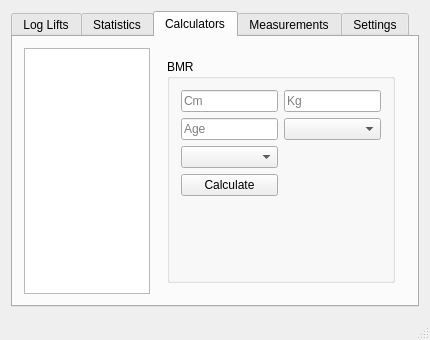
<?xml version="1.0" encoding="UTF-8"?>
<ui version="4.0">
 <class>MainWindow</class>
 <widget class="QMainWindow" name="MainWindow">
  <property name="geometry">
   <rect>
    <x>0</x>
    <y>0</y>
    <width>430</width>
    <height>340</height>
   </rect>
  </property>
  <property name="windowTitle">
   <string>Lift Log</string>
  </property>
  <widget class="QWidget" name="centralWidget">
   <layout class="QVBoxLayout" name="verticalLayout">
    <item>
     <widget class="QTabWidget" name="tabWidget">
      <property name="sizePolicy">
       <sizepolicy hsizetype="Preferred" vsizetype="Preferred">
        <horstretch>0</horstretch>
        <verstretch>0</verstretch>
       </sizepolicy>
      </property>
      <property name="currentIndex">
       <number>2</number>
      </property>
      <widget class="QWidget" name="tab_log">
       <attribute name="title">
        <string>Log Lifts</string>
       </attribute>
       <layout class="QVBoxLayout" name="verticalLayout_2">
        <item>
         <widget class="QCalendarWidget" name="calendarWidget">
          <property name="enabled">
           <bool>true</bool>
          </property>
          <property name="font">
           <font>
            <family>DejaVu Sans</family>
            <pointsize>8</pointsize>
           </font>
          </property>
          <property name="firstDayOfWeek">
           <enum>Qt::Monday</enum>
          </property>
          <property name="gridVisible">
           <bool>true</bool>
          </property>
          <property name="navigationBarVisible">
           <bool>false</bool>
          </property>
         </widget>
        </item>
        <item>
         <widget class="Line" name="line">
          <property name="font">
           <font>
            <family>DejaVu Sans</family>
            <pointsize>10</pointsize>
           </font>
          </property>
          <property name="lineWidth">
           <number>1</number>
          </property>
          <property name="orientation">
           <enum>Qt::Horizontal</enum>
          </property>
         </widget>
        </item>
        <item>
         <widget class="QGroupBox" name="groupBox">
          <property name="minimumSize">
           <size>
            <width>0</width>
            <height>0</height>
           </size>
          </property>
          <property name="title">
           <string/>
          </property>
          <layout class="QHBoxLayout" name="horizontalLayout">
           <item>
            <widget class="QComboBox" name="comboBox">
             <property name="toolTip">
              <string>Choose lift</string>
             </property>
             <property name="whatsThis">
              <string/>
             </property>
             <property name="currentText">
              <string/>
             </property>
            </widget>
           </item>
           <item>
            <spacer name="horizontalSpacer">
             <property name="orientation">
              <enum>Qt::Horizontal</enum>
             </property>
             <property name="sizeHint" stdset="0">
              <size>
               <width>110</width>
               <height>20</height>
              </size>
             </property>
            </spacer>
           </item>
           <item>
            <widget class="QLineEdit" name="lineEditWeight">
             <property name="enabled">
              <bool>false</bool>
             </property>
             <property name="text">
              <string/>
             </property>
             <property name="maxLength">
              <number>4</number>
             </property>
             <property name="placeholderText">
              <string>weight</string>
             </property>
            </widget>
           </item>
           <item>
            <widget class="QLineEdit" name="lineEditReps">
             <property name="enabled">
              <bool>false</bool>
             </property>
             <property name="maxLength">
              <number>4</number>
             </property>
             <property name="placeholderText">
              <string>reps</string>
             </property>
            </widget>
           </item>
           <item>
            <widget class="QLineEdit" name="lineEditSets">
             <property name="enabled">
              <bool>false</bool>
             </property>
             <property name="maxLength">
              <number>4</number>
             </property>
             <property name="placeholderText">
              <string>sets</string>
             </property>
            </widget>
           </item>
           <item>
            <widget class="QPushButton" name="saveBtn">
             <property name="enabled">
              <bool>false</bool>
             </property>
             <property name="text">
              <string>Save</string>
             </property>
            </widget>
           </item>
          </layout>
         </widget>
        </item>
       </layout>
      </widget>
      <widget class="QWidget" name="tab_stat">
       <attribute name="title">
        <string>Statistics</string>
       </attribute>
      </widget>
      <widget class="QWidget" name="tab_cal">
       <attribute name="title">
        <string>Calculators</string>
       </attribute>
       <layout class="QGridLayout" name="gridLayout_3">
        <item row="0" column="0">
         <widget class="QListWidget" name="cal_menu_lst">
          <property name="sortingEnabled">
           <bool>false</bool>
          </property>
         </widget>
        </item>
        <item row="0" column="1">
         <widget class="QStackedWidget" name="stackedWidget">
          <property name="minimumSize">
           <size>
            <width>250</width>
            <height>0</height>
           </size>
          </property>
          <property name="currentIndex">
           <number>0</number>
          </property>
          <widget class="QWidget" name="page">
           <layout class="QVBoxLayout" name="verticalLayout_6">
            <item>
             <widget class="QGroupBox" name="BMR_groupbox">
              <property name="title">
               <string>BMR</string>
              </property>
              <layout class="QGridLayout" name="gridLayout_5">
               <item row="0" column="0">
                <widget class="QLineEdit" name="bmr_cm_in">
                 <property name="maximumSize">
                  <size>
                   <width>16777215</width>
                   <height>16777215</height>
                  </size>
                 </property>
                 <property name="inputMask">
                  <string/>
                 </property>
                 <property name="text">
                  <string/>
                 </property>
                 <property name="maxLength">
                  <number>5</number>
                 </property>
                 <property name="placeholderText">
                  <string>Cm</string>
                 </property>
                </widget>
               </item>
               <item row="0" column="1">
                <widget class="QLineEdit" name="bmr_kg_in">
                 <property name="enabled">
                  <bool>true</bool>
                 </property>
                 <property name="maximumSize">
                  <size>
                   <width>16777215</width>
                   <height>16777215</height>
                  </size>
                 </property>
                 <property name="inputMask">
                  <string/>
                 </property>
                 <property name="text">
                  <string/>
                 </property>
                 <property name="maxLength">
                  <number>5</number>
                 </property>
                 <property name="placeholderText">
                  <string>Kg</string>
                 </property>
                </widget>
               </item>
               <item row="1" column="0">
                <widget class="QLineEdit" name="bmr_age_in">
                 <property name="maximumSize">
                  <size>
                   <width>16777215</width>
                   <height>16777215</height>
                  </size>
                 </property>
                 <property name="inputMask">
                  <string/>
                 </property>
                 <property name="text">
                  <string/>
                 </property>
                 <property name="maxLength">
                  <number>5</number>
                 </property>
                 <property name="placeholderText">
                  <string>Age</string>
                 </property>
                </widget>
               </item>
               <item row="1" column="1">
                <widget class="QComboBox" name="bmr_gender">
                 <property name="currentText">
                  <string/>
                 </property>
                </widget>
               </item>
               <item row="2" column="0">
                <widget class="QComboBox" name="bmr_activity"/>
               </item>
               <item row="3" column="0">
                <widget class="QPushButton" name="bmrBtn">
                 <property name="maximumSize">
                  <size>
                   <width>16777215</width>
                   <height>16777215</height>
                  </size>
                 </property>
                 <property name="text">
                  <string>Calculate</string>
                 </property>
                </widget>
               </item>
               <item row="4" column="0" colspan="2">
                <widget class="QLabel" name="bmr_res_out">
                 <property name="enabled">
                  <bool>true</bool>
                 </property>
                 <property name="text">
                  <string/>
                 </property>
                </widget>
               </item>
               <item row="5" column="1">
                <spacer name="verticalSpacer_2">
                 <property name="orientation">
                  <enum>Qt::Vertical</enum>
                 </property>
                 <property name="sizeHint" stdset="0">
                  <size>
                   <width>20</width>
                   <height>111</height>
                  </size>
                 </property>
                </spacer>
               </item>
              </layout>
             </widget>
            </item>
           </layout>
          </widget>
          <widget class="QWidget" name="page_2">
           <layout class="QVBoxLayout" name="verticalLayout_3">
            <item>
             <widget class="QGroupBox" name="BMI_groupbox">
              <property name="title">
               <string>BMI</string>
              </property>
              <layout class="QGridLayout" name="gridLayout_4">
               <item row="0" column="0" colspan="2">
                <widget class="QLineEdit" name="bmi_cm_in">
                 <property name="maximumSize">
                  <size>
                   <width>16777215</width>
                   <height>16777215</height>
                  </size>
                 </property>
                 <property name="inputMask">
                  <string/>
                 </property>
                 <property name="text">
                  <string/>
                 </property>
                 <property name="maxLength">
                  <number>5</number>
                 </property>
                 <property name="placeholderText">
                  <string>Cm</string>
                 </property>
                </widget>
               </item>
               <item row="0" column="2">
                <widget class="QLineEdit" name="bmi_kg_in">
                 <property name="enabled">
                  <bool>true</bool>
                 </property>
                 <property name="maximumSize">
                  <size>
                   <width>16777215</width>
                   <height>16777215</height>
                  </size>
                 </property>
                 <property name="inputMask">
                  <string/>
                 </property>
                 <property name="text">
                  <string/>
                 </property>
                 <property name="maxLength">
                  <number>5</number>
                 </property>
                 <property name="placeholderText">
                  <string>Kg</string>
                 </property>
                </widget>
               </item>
               <item row="1" column="0">
                <widget class="QPushButton" name="bmiBtn">
                 <property name="maximumSize">
                  <size>
                   <width>16777215</width>
                   <height>16777215</height>
                  </size>
                 </property>
                 <property name="text">
                  <string>Calculate</string>
                 </property>
                </widget>
               </item>
               <item row="2" column="0" colspan="3">
                <widget class="QLabel" name="bmi_res_out">
                 <property name="enabled">
                  <bool>true</bool>
                 </property>
                 <property name="text">
                  <string/>
                 </property>
                </widget>
               </item>
               <item row="3" column="1" colspan="2">
                <spacer name="verticalSpacer">
                 <property name="orientation">
                  <enum>Qt::Vertical</enum>
                 </property>
                 <property name="sizeHint" stdset="0">
                  <size>
                   <width>20</width>
                   <height>111</height>
                  </size>
                 </property>
                </spacer>
               </item>
              </layout>
             </widget>
            </item>
           </layout>
          </widget>
          <widget class="QWidget" name="page_3">
           <layout class="QVBoxLayout" name="verticalLayout_7"/>
          </widget>
         </widget>
        </item>
       </layout>
      </widget>
      <widget class="QWidget" name="tabMeasure">
       <attribute name="title">
        <string>Measurements</string>
       </attribute>
       <layout class="QGridLayout" name="gridLayout_2">
        <item row="0" column="0" colspan="2">
         <widget class="QListWidget" name="listWidgetMeasure">
          <property name="spacing">
           <number>2</number>
          </property>
         </widget>
        </item>
       </layout>
      </widget>
      <widget class="QWidget" name="tab_set">
       <attribute name="title">
        <string>Settings</string>
       </attribute>
       <layout class="QVBoxLayout" name="verticalLayout_4">
        <item>
         <widget class="QGroupBox" name="groupBox_4">
          <property name="minimumSize">
           <size>
            <width>0</width>
            <height>100</height>
           </size>
          </property>
          <property name="baseSize">
           <size>
            <width>0</width>
            <height>0</height>
           </size>
          </property>
          <property name="title">
           <string>Personal Settings</string>
          </property>
          <layout class="QGridLayout" name="gridLayout">
           <item row="0" column="0">
            <widget class="QLabel" name="label_4">
             <property name="text">
              <string>Name:</string>
             </property>
            </widget>
           </item>
           <item row="0" column="1">
            <widget class="QLabel" name="label">
             <property name="baseSize">
              <size>
               <width>0</width>
               <height>0</height>
              </size>
             </property>
             <property name="text">
              <string>Christian Bodelsson</string>
             </property>
            </widget>
           </item>
           <item row="1" column="0">
            <widget class="QLabel" name="label_5">
             <property name="text">
              <string>Sex:</string>
             </property>
            </widget>
           </item>
           <item row="1" column="1">
            <widget class="QLabel" name="label_3">
             <property name="text">
              <string>Male</string>
             </property>
            </widget>
           </item>
           <item row="2" column="0">
            <widget class="QLabel" name="label_6">
             <property name="text">
              <string>Age:</string>
             </property>
            </widget>
           </item>
           <item row="2" column="1">
            <widget class="QLabel" name="label_2">
             <property name="text">
              <string>31</string>
             </property>
            </widget>
           </item>
           <item row="3" column="0" colspan="2">
            <spacer name="horizontalSpacer_3">
             <property name="orientation">
              <enum>Qt::Horizontal</enum>
             </property>
             <property name="sizeHint" stdset="0">
              <size>
               <width>243</width>
               <height>20</height>
              </size>
             </property>
            </spacer>
           </item>
           <item row="3" column="2">
            <widget class="QPushButton" name="changeSettingsBtn">
             <property name="text">
              <string>Change settings</string>
             </property>
            </widget>
           </item>
          </layout>
         </widget>
        </item>
        <item>
         <widget class="QScrollArea" name="scrollArea">
          <property name="frameShape">
           <enum>QFrame::StyledPanel</enum>
          </property>
          <property name="widgetResizable">
           <bool>true</bool>
          </property>
          <widget class="QWidget" name="scrollAreaWidgetContents">
           <property name="geometry">
            <rect>
             <x>0</x>
             <y>0</y>
             <width>374</width>
             <height>120</height>
            </rect>
           </property>
           <layout class="QVBoxLayout" name="verticalLayout_5">
            <item>
             <widget class="QCheckBox" name="checkBox_4">
              <property name="text">
               <string>US dateformat aka &quot;retard mode&quot;</string>
              </property>
             </widget>
            </item>
            <item>
             <widget class="QCheckBox" name="checkBox">
              <property name="text">
               <string>Imperial units</string>
              </property>
             </widget>
            </item>
            <item>
             <widget class="QCheckBox" name="checkBox_2">
              <property name="text">
               <string>Something</string>
              </property>
             </widget>
            </item>
            <item>
             <widget class="QCheckBox" name="checkBox_3">
              <property name="text">
               <string>Something else</string>
              </property>
             </widget>
            </item>
           </layout>
          </widget>
         </widget>
        </item>
       </layout>
      </widget>
     </widget>
    </item>
   </layout>
  </widget>
  <widget class="QStatusBar" name="statusBar"/>
 </widget>
 <layoutdefault spacing="6" margin="11"/>
 <resources/>
 <connections/>
</ui>
